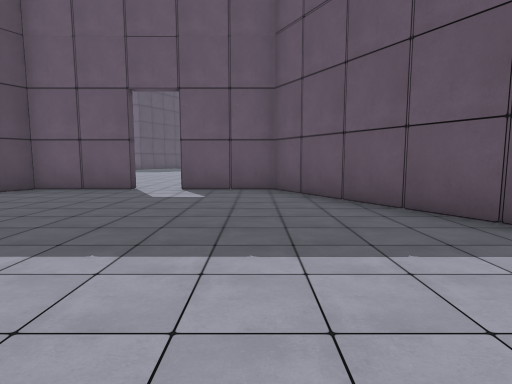
view 1 (above)

16 first-person views from a walk through a 3-D level made in the Unity game engine. The camera is 1.2 m above the floor, tilts 6° down and sees 80° across. The floor is counted in squares, 2 m on a side. Each view is taken from the middle of a square. On the plan, view 1 faces up. The plan holds only what a view shows up to about 9 squares ahead; the rest is blank. The place goes on beyond the plan. The player character is not drawn. Some animated figures are not drawn.

view 2
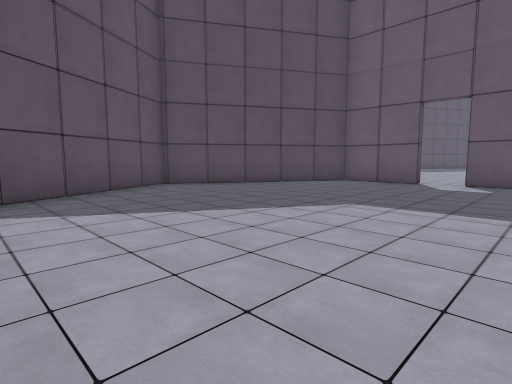

view 3
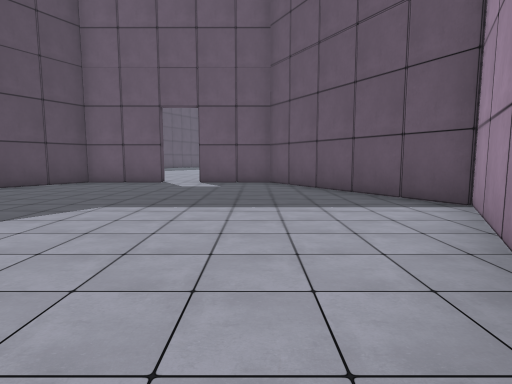

view 4
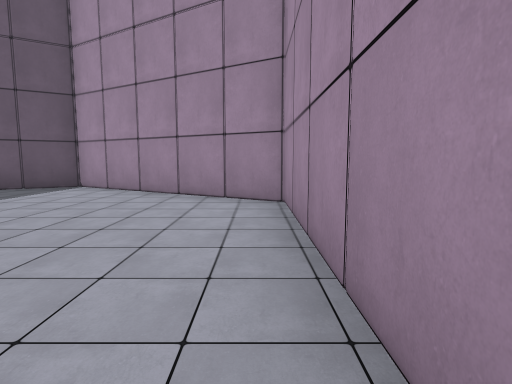

view 5
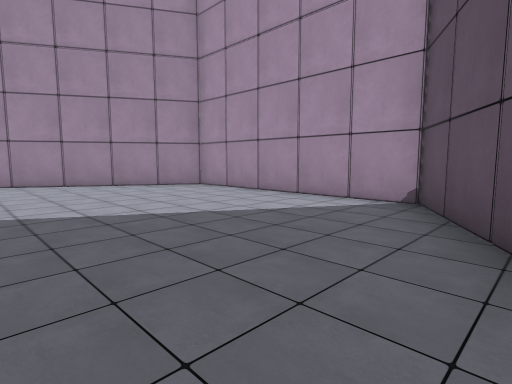

view 6
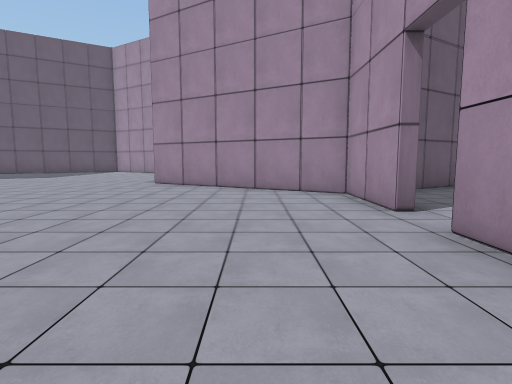

view 7
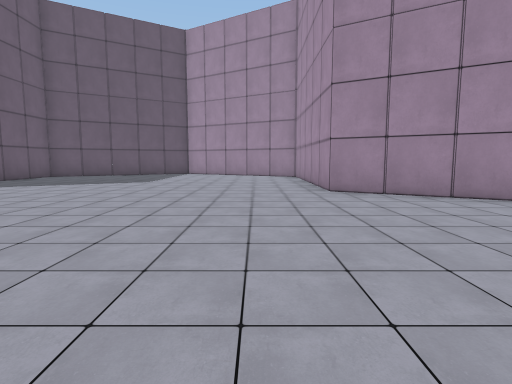

view 8
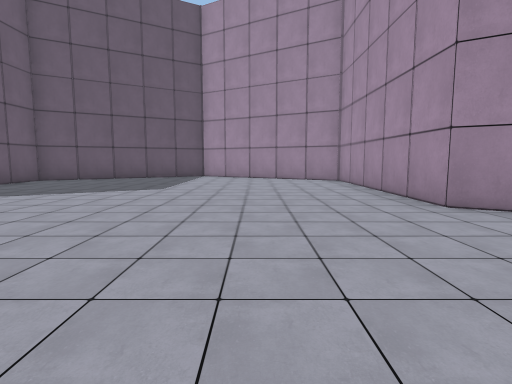

view 9
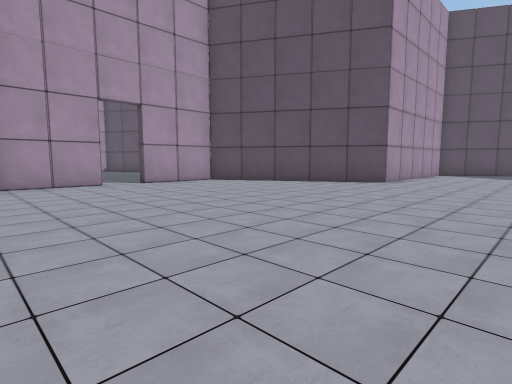

view 10
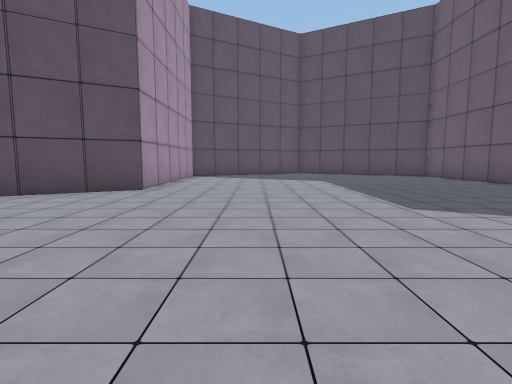

view 11
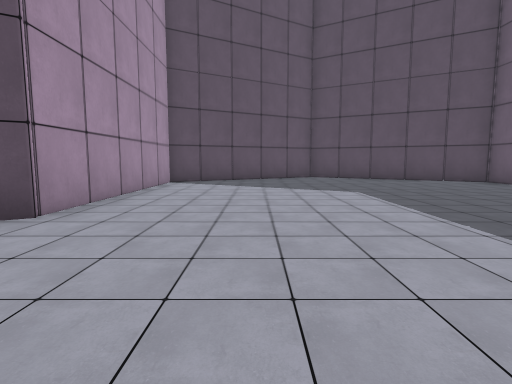

view 12
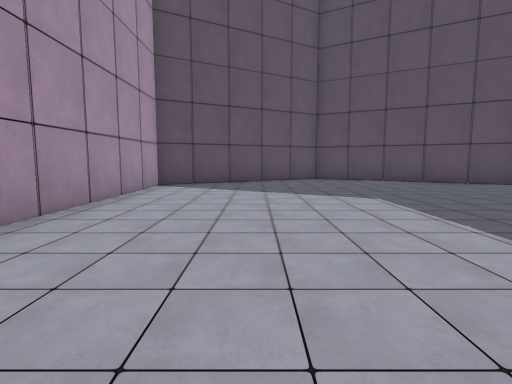

view 13
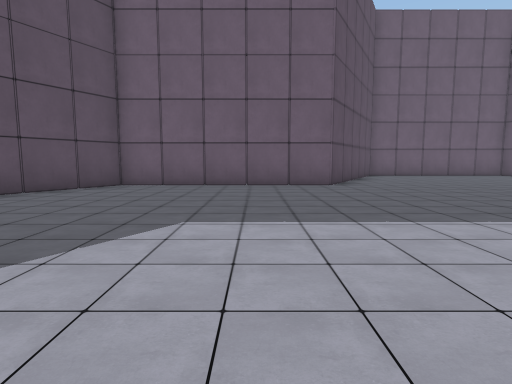

view 14
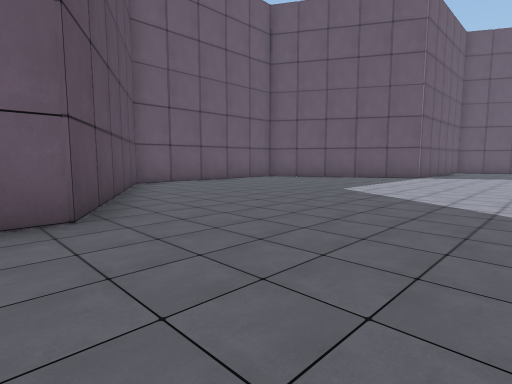

view 15
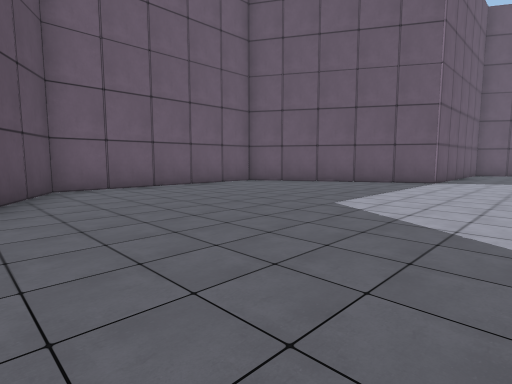

view 16
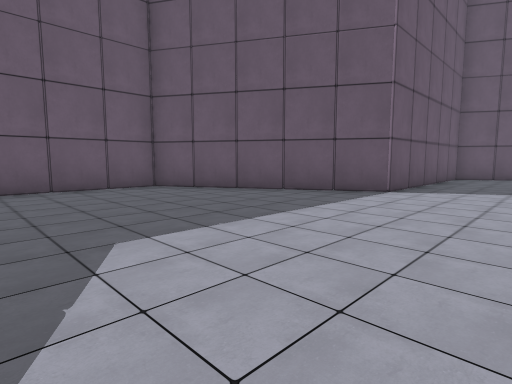

### Floor plan
Points are (right, up) in squares from view 1. A wall is a line through its corners. A room is listed if a view was taken in it or the views show most of it. See-through windows are left out.
Room 1 (views 1, 2, 3, 4, 5)
walls: (1.2, -0.6) (2.5, 1.1); (1.3, 4.5) (0.9, 5.5); (1.4, 4.5) (0.6, 5.5); (-2.5, 6.2) (-4.5, 6.2) (-5, 5.1); (1.4, -0.7) (2.3, 1.3); (-6.3, 2.7) (-7.1, 1.7) (-4.7, -2.4) (0.4, -2.4) (0.9, -1.4); (-5.5, 4.6) (-6.4, 2.6); (2.3, 2.8) (1.9, 3.8); (-0.4, 6.1) (-1.5, 6.2); (-6.1, 0.3) (-5.2, -1.7); (-4.9, 5.4) (-5.5, 4.5); (-3.7, -2.3) (-1.6, -2.5); (-6.3, 0.1) (-5, -1.6); (2.8, 1.9) (0.4, 6.2) (-1.5, 6.2); (-3.7, -2.5) (-1.5, -2.3); (-4.5, 6.2) (-7.1, 1.7); (0.3, -2.4) (2.9, 2) (1.6, 3.7)
ways out: opening at (-2, 6) to room 2
Room 2 (views 6, 7, 8, 9, 10, 11, 12, 13, 14, 15, 16)
walls: (2.8, 19.2) (0.3, 23.6); (2.7, 10.5) (4.9, 10.7); (2.2, 20) (1.4, 22); (-7, 10.6) (-5.2, 7.4); (-7.2, 19.2) (-12.3, 19.2); (2.2, 9.7) (2.9, 10.7) (7.9, 10.7) (8.1, 11); (-6.6, 10) (-5.7, 8); (-6.6, 20.1) (-7.2, 19.3) (-8.4, 19.1); (3.9, 19.1) (2.9, 19.2) (1.7, 21); (-6.2, 9.1) (-5.5, 8); (3.8, 10.6) (4.9, 10.5); (-8.2, 19.2) (-10.3, 19.4); (1.4, 21.9) (0.2, 23.6); (1.2, 8) (1.8, 8.9); (1.4, 8) (2.3, 9.9); (0.8, 22.7) (0.4, 23.6) (-4.8, 23.6) (-5.7, 21.7); (-9.1, 19.3) (-10.2, 19.2); (-5.1, 22.8) (-5.8, 21.9); (-9.4, 10.8) (-7, 10.6) (-6.5, 9.8); (-9.3, 10.6) (-8.2, 10.7); (-1.6, 6.4) (-0.4, 6.5); (-1.5, 6.4) (0.4, 6.4) (0.9, 7.3); (-0.6, 23.5) (-2.7, 23.7); (-3.6, 23.5) (-4.8, 23.6); (-0.6, 23.7) (-2.8, 23.5); (-4.3, 6.4) (-2.5, 6.4); (0.4, 6.4) (2.7, 10.5); (-4.7, 23.6) (-7.2, 19.3); (6.9, 19.2) (5.8, 19.3); (-11.1, 19.1) (-12.3, 19.3) (-13.2, 17.4); (-11.3, 10.6) (-10.1, 10.7); (-11.4, 10.8) (-10.1, 10.7); (7.9, 19.2) (2.9, 19.2); (8.4, 18.3) (7.9, 19.3) (5.7, 19.1); (8.5, 18) (7.8, 19.3); (-12.2, 19.3) (-14.1, 15.9); (-12.6, 18.4) (-13.3, 17.5); (-13.1, 12.5) (-12.7, 11.4); (-13.3, 12.3) (-12.6, 11.4); (-14.1, 13.9) (-12.2, 10.7) (-7.1, 10.7)
ways out: opening at (-2, 6) to room 1

Positions as (right, up) in squares from view 1, and headings:
1: (0, 0), facing up
2: (0, -2), facing up-left
3: (0, -2), facing up
4: (-4, -2), facing right
5: (-6, 2), facing down-right
6: (-5, 8), facing right
7: (-3, 12), facing right
8: (-1, 13), facing right
9: (1, 14), facing down-left
10: (-1, 13), facing left
11: (-4, 13), facing left
12: (-5, 13), facing left
13: (-9, 12), facing up
14: (-8, 16), facing up-right
15: (-6, 17), facing up-right
16: (-3, 17), facing up-right
